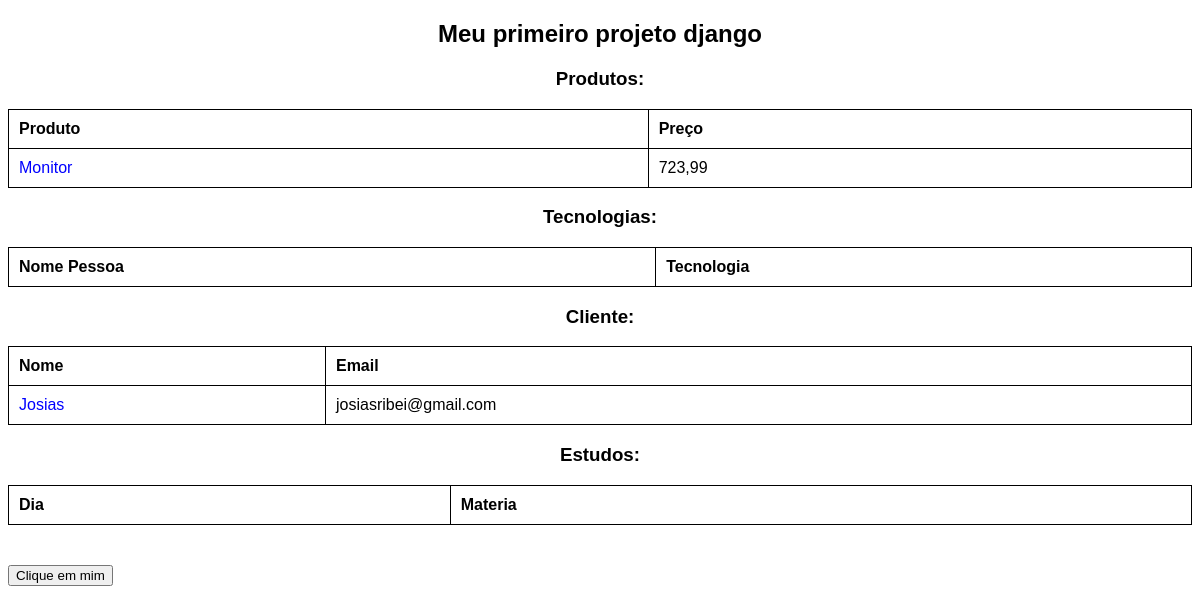
The app's page /, older data.
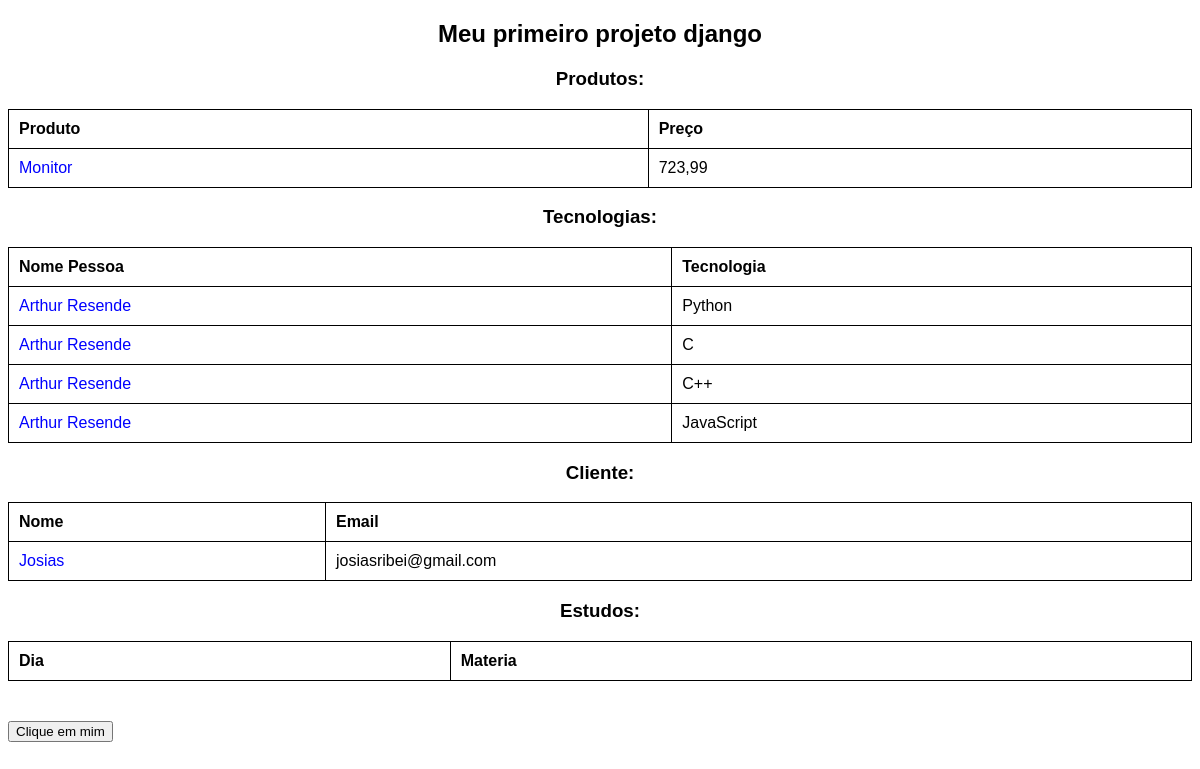
The same page, newer data.
### core/models.py (models this page shows, shortened)
class Produto(models.Model):
    nome = models.CharField('Nome', max_length=100)
    preco = models.FloatField('Preço')
    quantidade = models.IntegerField('Quantidade')

class Cliente(models.Model):
    nome = models.CharField('Nome', max_length=200)
    sobrenome = models.CharField('Sobrenome', max_length=200)
    email = models.EmailField('Email', max_length=100)
    idade = models.IntegerField('Idade')

class Tecnologia(models.Model):
    nomePessoa = models.CharField('Pessoa', max_length=150)
    nomeTec = models.CharField('Tecnologia', max_length=50)
    tempo = models.IntegerField('Tempo')

### core/views.py (the view)
# urls.py: path('',index, name='index'),
def index(request):
    produtos = Produto.objects.all()
    tecnologias = Tecnologia.objects.all()
    clientes = Cliente.objects.all()
    estudos = Estudos.objects.all()
    context ={
        'Projeto': 'Meu primeiro projeto django',
        'produtos': produtos,
        'tecnologias': tecnologias,
        'clientes': clientes,
        'estudos': estudos
    }
    return render(request, 'index.html',context)

### core/templates/index.html (shortened to what this page needs)
{% load static %}
<!DOCTYPE html>
<html lang="pt-br">
<head>
    <link rel="stylesheet" href="{% static 'css/estilos.css' %}">
</head>
<body>
    <h2>{{Projeto}}</h2>
    <h3>Produtos: </h3>
    <table>
        <thead>
            <tr>
                <th>Produto</th>
                <th>Preço</th>
            </tr>
        </thead>
        <tbody>
            {% for produto in produtos %}
            <tr>
                <td><a href="{% url 'produto' produto.id %}">{{produto.nome}}</a></td>
                <td>{{produto.preco}}</td>
            </tr>
            {% endfor %}
        </tbody>
    </table>
    <h3>Tecnologias: </h3>
    <table>
        <thead>
            <tr>
                <th>Nome Pessoa</th>
                <th>Tecnologia</th>
            </tr>
        </thead>
        <tbody>
            {% for tecnologia in tecnologias %}
            <tr>
                <td><a href="{% url 'tecnologia' tecnologia.id %}">{{tecnologia.nomePessoa}}</a></td>
                <td>{{tecnologia.nomeTec}}</td>
            </tr>
            {% endfor %}
        </tbody>
    </table>
    <h3>Cliente: </h3>
    <table>
        <thead>
            <tr>
                <th>Nome</th>
                <th>Email</th>
            </tr>
        </thead>
        <tbody>
            {% for cliente in clientes %}
            <tr>
                <td><a href="{% url 'cliente' cliente.id %}">{{cliente.nome}}</a></td>
                <td>{{cliente.email}}</td>
            </tr>
            {% endfor %}
        </tbody>
    </table>
    <h3>Estudos: </h3>
    <table>
        <thead>
            <tr>
                <th>Dia</th>
                <th>Materia</th>
            </tr>
        </thead>
    </table>
    <img src="{% static 'images/teste_img.png' %}" alt="">
    <button onclick="olaMundo()">Clique em mim</button>
</body>
</html>

### core/static/css/estilos.css (style rules this page uses)
body { font-family: 'Trebuchet MS', 'Lucida Sans Unicode', 'Lucida Grande', 'Lucida Sans', Arial, sans-serif; }
table { border-collapse: collapse; width: 100%; }
table, th, td { border: 1px solid black; }
th, td { padding: 10px; text-align: left; }
h2,h3 { text-align: center; font-weight: bolder; }
a { text-decoration: none; color: blue; }
img { padding: 20px; display: block; margin: 0 auto; max-width: 100%; }

Row changes from the older to the newer data that the page shows:
added Tecnologia: nomePessoa "Arthur Resende", nomeTec "Python"
added Tecnologia: nomePessoa "Arthur Resende", nomeTec "C"
added Tecnologia: nomePessoa "Arthur Resende", nomeTec "C++"
added Tecnologia: nomePessoa "Arthur Resende", nomeTec "JavaScript"
